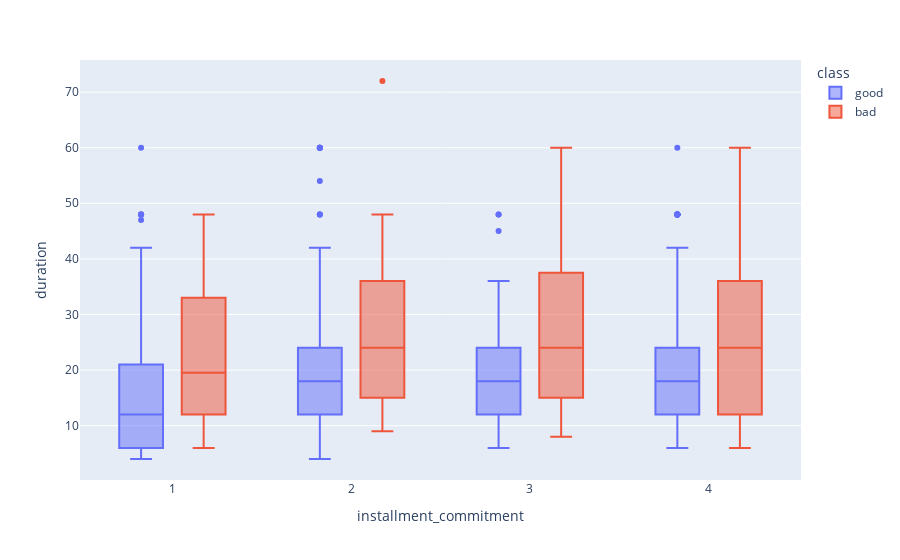

Notebook cell for this chart:
### Code cell
px.box(df,x="installment_commitment",y="duration",color="class")

### Figure 1 — Plotly figure (JSON) as saved in the notebook; plotly's stock layout.template omitted (floating-point values rounded to 4 significant figures; data arrays with more than 128 entries replaced by an {"elided": "..."} marker saying what was removed)
{"data": [{"alignmentgroup": "True", "hovertemplate": "class=good<br>installment_commitment=%{x}<br>duration=%{y}<extra></extra>", "legendgroup": "good", "marker": {"color": "#636efa"}, "name": "good", "notched": false, "offsetgroup": "good", "orientation": "v", "showlegend": true, "type": "box", "x": {"elided": "700 int values"}, "x0": " ", "xaxis": "x", "y": {"elided": "700 int values"}, "y0": " ", "yaxis": "y"}, {"alignmentgroup": "True", "hovertemplate": "class=bad<br>installment_commitment=%{x}<br>duration=%{y}<extra></extra>", "legendgroup": "bad", "marker": {"color": "#EF553B"}, "name": "bad", "notched": false, "offsetgroup": "bad", "orientation": "v", "showlegend": true, "type": "box", "x": {"elided": "300 int values"}, "x0": " ", "xaxis": "x", "y": {"elided": "300 int values"}, "y0": " ", "yaxis": "y"}], "layout": {"boxmode": "group", "legend": {"title": {"text": "class"}, "tracegroupgap": 0}, "margin": {"t": 60}, "xaxis": {"anchor": "y", "domain": [0, 1], "title": {"text": "installment_commitment"}}, "yaxis": {"anchor": "x", "domain": [0, 1], "title": {"text": "duration"}}}}
